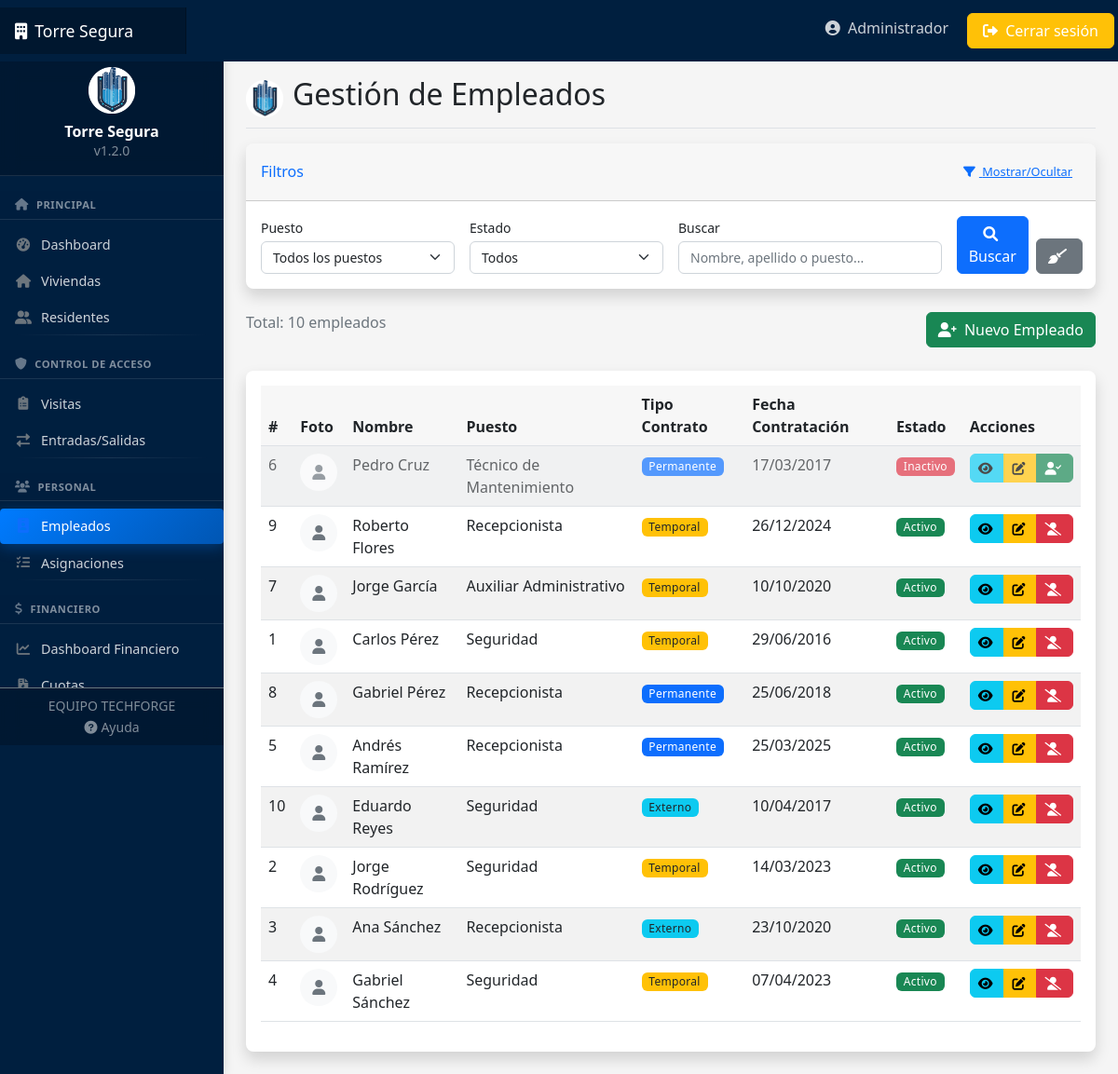
/personal/empleados/ (signed in), run on the app's committed database.
### usuarios/models.py (models this page shows, shortened)
class Usuario(AbstractUser):
    TIPOS_DOCUMENTO = [
        ('DNI', 'DNI'),
        ('PASAPORTE', 'Pasaporte'),
        ('CEDULA', 'Cédula'),
    ]
    rol = models.ForeignKey(Rol, on_delete=models.SET_NULL, null=True, related_name='usuarios')
    telefono = models.CharField(max_length=15, blank=True)
    tipo_documento = models.CharField(max_length=10, choices=TIPOS_DOCUMENTO, default='DNI')
    numero_documento = models.CharField(max_length=20, blank=True)
    foto = models.ImageField(upload_to='usuarios/', blank=True, null=True)

### personal/models.py (models this page shows, shortened)
class Empleado(models.Model):
    TIPOS_CONTRATO = [
        ('PERMANENTE', 'Permanente'),
        ('TEMPORAL', 'Temporal'),
        ('EXTERNO', 'Proveedor Externo'),
    ]
    usuario = models.OneToOneField(Usuario, on_delete=models.CASCADE, related_name='empleado')
    puesto = models.ForeignKey(Puesto, on_delete=models.PROTECT, related_name='empleados')
    fecha_contratacion = models.DateField()
    tipo_contrato = models.CharField(max_length=15, choices=TIPOS_CONTRATO, default='PERMANENTE')
    salario = models.DecimalField(max_digits=10, decimal_places=2, blank=True, null=True)
    contacto_emergencia = models.CharField(max_length=150, blank=True)
    telefono_emergencia = models.CharField(max_length=15, blank=True)
    especialidad = models.CharField(max_length=100, blank=True)
    activo = models.BooleanField(default=True)
    class Meta:
        verbose_name = "Empleado"
        verbose_name_plural = "Empleados"
        ordering = ['usuario__last_name', 'usuario__first_name']

class Puesto(models.Model):
    nombre = models.CharField(max_length=100)
    descripcion = models.TextField(blank=True)
    requiere_especializacion = models.BooleanField(default=False)
    class Meta:
        verbose_name = "Puesto"
        verbose_name_plural = "Puestos"
        ordering = ['nombre']

### personal/views.py (the view)
# urls.py: path('empleados/', views.EmpleadoListView.as_view(), name='empleado-list'),
class EmpleadoListView(LoginRequiredMixin, ListView):
    model = Empleado
    template_name = 'personal/empleado_list.html'
    context_object_name = 'empleados'
    def get_queryset(self):
        queryset = super().get_queryset()
        puesto_id = self.request.GET.get('puesto')
        if puesto_id:
            queryset = queryset.filter(puesto_id=puesto_id)
        estado = self.request.GET.get('estado')
        if estado:
            activo = estado == 'activo'
            queryset = queryset.filter(activo=activo)
        query = self.request.GET.get('q')
        if query:
            queryset = queryset.filter(
                Q(usuario__first_name__icontains=query) |
                Q(usuario__last_name__icontains=query) |
                Q(puesto__nombre__icontains=query)
            )
        return queryset
    def get_context_data(self, **kwargs):
        context = super().get_context_data(**kwargs)
        context['puestos'] = Puesto.objects.all()
        context['filtro_puesto'] = self.request.GET.get('puesto', '')
        context['filtro_estado'] = self.request.GET.get('estado', '')
        context['query'] = self.request.GET.get('q', '')
        return context

### templates/personal/empleado_list.html (shortened to what this page needs)
{% extends 'base.html' %}
{% load static %}
{% block header %}Gestión de Empleados{% endblock %}
{% block content %}
<div class="card shadow mb-4">
    <div class="card-header py-3 d-flex justify-content-between align-items-center">
        <h6 class="m-0 font-weight-bold text-primary">Filtros</h6>
        <button class="btn btn-sm btn-link" type="button" data-bs-toggle="collapse" data-bs-target="#collapseFilters" aria-expanded="false" aria-controls="collapseFilters">
            <i class="fas fa-filter"></i> Mostrar/Ocultar
        </button>
    </div>
    <div class="collapse show" id="collapseFilters">
        <div class="card-body">
            <form method="get" id="filtroForm" class="row g-3">
                <div class="col-md-3">
                    <label for="puesto" class="form-label">Puesto</label>
                    <select name="puesto" id="puesto" class="form-select">
                        <option value="">Todos los puestos</option>
                    </select>
                </div>
                <div class="col-md-3">
                    <label for="estado" class="form-label">Estado</label>
                    <select name="estado" id="estado" class="form-select">
                        <option value="">Todos</option>
                    </select>
                </div>
                <div class="col-md-4">
                    <label for="q" class="form-label">Buscar</label>
                    <input type="text" class="form-control" name="q" id="q" value="{{ query }}" placeholder="Nombre, apellido o puesto...">
                </div>
                <div class="col-md-2 d-flex align-items-end">
                    <button type="submit" class="btn btn-primary me-2">
                        <i class="fas fa-search"></i> Buscar
                    </button>
                    <a href="{% url 'empleado-list' %}" class="btn btn-secondary">
                        <i class="fas fa-broom"></i>
                    </a>
                </div>
            </form>
        </div>
    </div>
</div>
<div class="mb-4 d-flex justify-content-between align-items-center">
    <p class="text-muted">Total: {{ empleados.count }} empleados</p>
    <a href="{% url 'empleado-create' %}" class="btn btn-success">
        <i class="fas fa-user-plus"></i> Nuevo Empleado
    </a>
</div>
<div class="card shadow">
    <div class="card-body">
        <div class="table-responsive">
            <table class="table table-striped table-hover">
                <thead>
                    <tr>
                        <th>#</th>
                        <th>Foto</th>
                        <th>Nombre</th>
                        <th>Puesto</th>
                        <th>Tipo Contrato</th>
                        <th>Fecha Contratación</th>
                        <th>Estado</th>
                        <th>Acciones</th>
                    </tr>
                </thead>
                <tbody>
                    {% for empleado in empleados %}
                    <tr class="{% if not empleado.activo %}empleado-inactivo{% endif %}">
                        <td>{{ empleado.id }}</td>
                        <td>
                            {% if empleado.usuario.foto %}
                                <img src="{{ empleado.usuario.foto.url }}" alt="{{ empleado.usuario }}" class="rounded-circle" style="width: 40px; height: 40px; object-fit: cover;">
                            {% else %}
                                <div class="bg-light rounded-circle d-inline-flex align-items-center justify-content-center" style="width: 40px; height: 40px;">
                                    <i class="fas fa-user text-secondary"></i>
                                </div>
                            {% endif %}
                        </td>
                        <td>{{ empleado.usuario.first_name }} {{ empleado.usuario.last_name }}</td>
                        <td>{{ empleado.puesto.nombre }}</td>
                        <td>
                            {% if empleado.tipo_contrato == 'PERMANENTE' %}
                                <span class="badge bg-primary">Permanente</span>
                            {% elif empleado.tipo_contrato == 'TEMPORAL' %}
                                <span class="badge bg-warning text-dark">Temporal</span>
                            {% else %}
                                <span class="badge bg-info text-dark">Externo</span>
                            {% endif %}
                        </td>
                        <td>{{ empleado.fecha_contratacion|date:"d/m/Y" }}</td>
                        <td>
                            {% if empleado.activo %}
                                <span class="badge bg-success">Activo</span>
                            {% else %}
                                <span class="badge bg-danger">Inactivo</span>
                            {% endif %}
                        </td>
                        <td>
                            <div class="btn-group btn-group-sm">
                                <a href="{% url 'empleado-detail' empleado.id %}" class="btn btn-info" title="Ver detalles">
                                    <i class="fas fa-eye"></i>
                                </a>
                                <a href="{% url 'empleado-update' empleado.id %}" class="btn btn-warning" title="Editar">
                                    <i class="fas fa-edit"></i>
                                </a>
                                <a href="{% url 'empleado-change-state' empleado.id %}" class="btn {% if empleado.activo %}btn-danger{% else %}btn-success{% endif %}" title="{% if empleado.activo %}Desactivar{% else %}Activar{% endif %}">
                                    <i class="fas {% if empleado.activo %}fa-user-slash{% else %}fa-user-check{% endif %}"></i>
                                </a>
                            </div>
                        </td>
                    </tr>
                    {% empty %}
                    <tr>
                        <td colspan="8" class="text-center">No hay empleados registrados</td>
                    </tr>
                    {% endfor %}
                </tbody>
            </table>
        </div>
    </div>
</div>
{% endblock %}

### templates/navbar.html (shortened to what this page needs)
<header class="navbar navbar-dark sticky-top" style="background-color: #001f3f; flex-md-nowrap; p-0; shadow">
    <a class="navbar-brand col-md-3 col-lg-2 me-0 px-3 d-flex align-items-center" href="{% url 'dashboard' %}">
        <span class="d-none d-md-inline"><i class="fas fa-building me-2"></i></span>
        Torre Segura
    </a>
    <div class="navbar-nav ms-auto">
        <div class="nav-item text-nowrap d-none d-md-flex">
            <a class="nav-link p-2 mx-2" href="{% url 'perfil' %}">
                <i class="fas fa-user-circle"></i>
                <span class="ms-1 d-none d-lg-inline">{{ user.first_name|default:user.username }}</span>
            </a>
            <a class="btn btn-warning text-white px-3 m-1" href="{% url 'logout' %}">
                <i class="fas fa-sign-out-alt"></i>
                <span class="d-none d-lg-inline">Cerrar sesión</span>
            </a>
        </div>
    </div>
</header>

### static/css/style.css (style rules this page uses)
:root { --primary-color: #0d6efd; --secondary-color: #6c757d; --success-color: #198754; --danger-color: #dc3545; --warning-color: #ffc107; --info-color: #0dcaf0; --light-color: #f8f9fa; --dark-color: #212529; --sidebar-width: 240px; --navbar-height: 56px; }
body { font-family: 'Segoe UI', Tahoma, Geneva, Verdana, sans-serif; background-color: #f5f5f5; }
.navbar-brand { padding-top: .75rem; padding-bottom: .75rem; font-size: 1.1rem; background-color: rgba(0, 0, 0, .25); box-shadow: inset -1px 0 0 rgba(0, 0, 0, .25); }
.navbar-dark .navbar-nav .nav-link { color: rgba(255, 255, 255, .8); }
.card { margin-bottom: 1.5rem; border: none; box-shadow: 0 0.125rem 0.25rem rgba(0, 0, 0, 0.075); transition: all 0.3s ease; border-radius: 0.5rem; }
.card-header { border-top-left-radius: 0.5rem !important; border-top-right-radius: 0.5rem !important; background-color: rgba(0, 0, 0, 0.03); }
.badge { font-weight: 500; padding: .5em .7em; }
.table > :not(:last-child) > :last-child > * { border-bottom-color: inherit; }
.table th { font-weight: 600; background-color: rgba(0, 0, 0, 0.03); }
.usuario-inactivo, .residente-inactivo, .residente-inactivo-vivienda, .empleado-inactivo { opacity: 0.7; background-color: #f8f9fa !important; }
.usuario-inactivo td, .residente-inactivo td, .residente-inactivo-vivienda td, .empleado-inactivo td { color: #6c757d; }
.btn { font-weight: 500; border-radius: 0.375rem; }
.btn i { margin-right: 0.25rem; }
.btn-sm { font-size: 0.8rem; border-radius: 0.25rem; }

### static/css/responsive.css (style rules this page uses)
.table-responsive { overflow-x: auto; -webkit-overflow-scrolling: touch; }
.badge { font-weight: 500; padding: 0.35em 0.65em; letter-spacing: 0.025em; }
.form-control, .form-select { font-size: 0.875rem; height: calc(1.5em + 0.75rem + 2px); }
label.form-label { font-weight: 500; margin-bottom: 0.25rem; font-size: 0.875rem; }
.btn, .card, .nav-link, .form-control, .form-select { transition: all 0.2s ease; }

### static/css/sidebar.css (style rules this page uses)
@media (min-width: 768px) { .collapse { display: block !important; } }

### data on the page
Usuario: first_name "Administrador"
Empleado: id "6", usuario.first_name "Pedro", usuario.last_name "Cruz", puesto.nombre "Técnico de Mantenimiento", tipo_contrato "Permanente", fecha_contratacion "17/03/2017", activo "Inactivo"
Empleado: id "9", usuario.first_name "Roberto", usuario.last_name "Flores", puesto.nombre "Recepcionista", tipo_contrato "Temporal", fecha_contratacion "26/12/2024", activo "Activo"
Empleado: id "7", usuario.first_name "Jorge", usuario.last_name "García", puesto.nombre "Auxiliar Administrativo", tipo_contrato "Temporal", fecha_contratacion "10/10/2020", activo "Activo"
Empleado: id "1", usuario.first_name "Carlos", usuario.last_name "Pérez", puesto.nombre "Seguridad", tipo_contrato "Temporal", fecha_contratacion "29/06/2016", activo "Activo"
Empleado: id "8", usuario.first_name "Gabriel", usuario.last_name "Pérez", puesto.nombre "Recepcionista", tipo_contrato "Permanente", fecha_contratacion "25/06/2018", activo "Activo"
Empleado: id "5", usuario.first_name "Andrés", usuario.last_name "Ramírez", puesto.nombre "Recepcionista", tipo_contrato "Permanente", fecha_contratacion "25/03/2025", activo "Activo"
Empleado: id "10", usuario.first_name "Eduardo", usuario.last_name "Reyes", puesto.nombre "Seguridad", tipo_contrato "Externo", fecha_contratacion "10/04/2017", activo "Activo"
Empleado: id "2", usuario.first_name "Jorge", usuario.last_name "Rodríguez", puesto.nombre "Seguridad", tipo_contrato "Temporal", fecha_contratacion "14/03/2023", activo "Activo"
Empleado: id "3", usuario.first_name "Ana", usuario.last_name "Sánchez", puesto.nombre "Recepcionista", tipo_contrato "Externo", fecha_contratacion "23/10/2020", activo "Activo"
Empleado: id "4", usuario.first_name "Gabriel", usuario.last_name "Sánchez", puesto.nombre "Seguridad", tipo_contrato "Temporal", fecha_contratacion "07/04/2023", activo "Activo"

### other printed values
{{ empleados.count }} "10"
